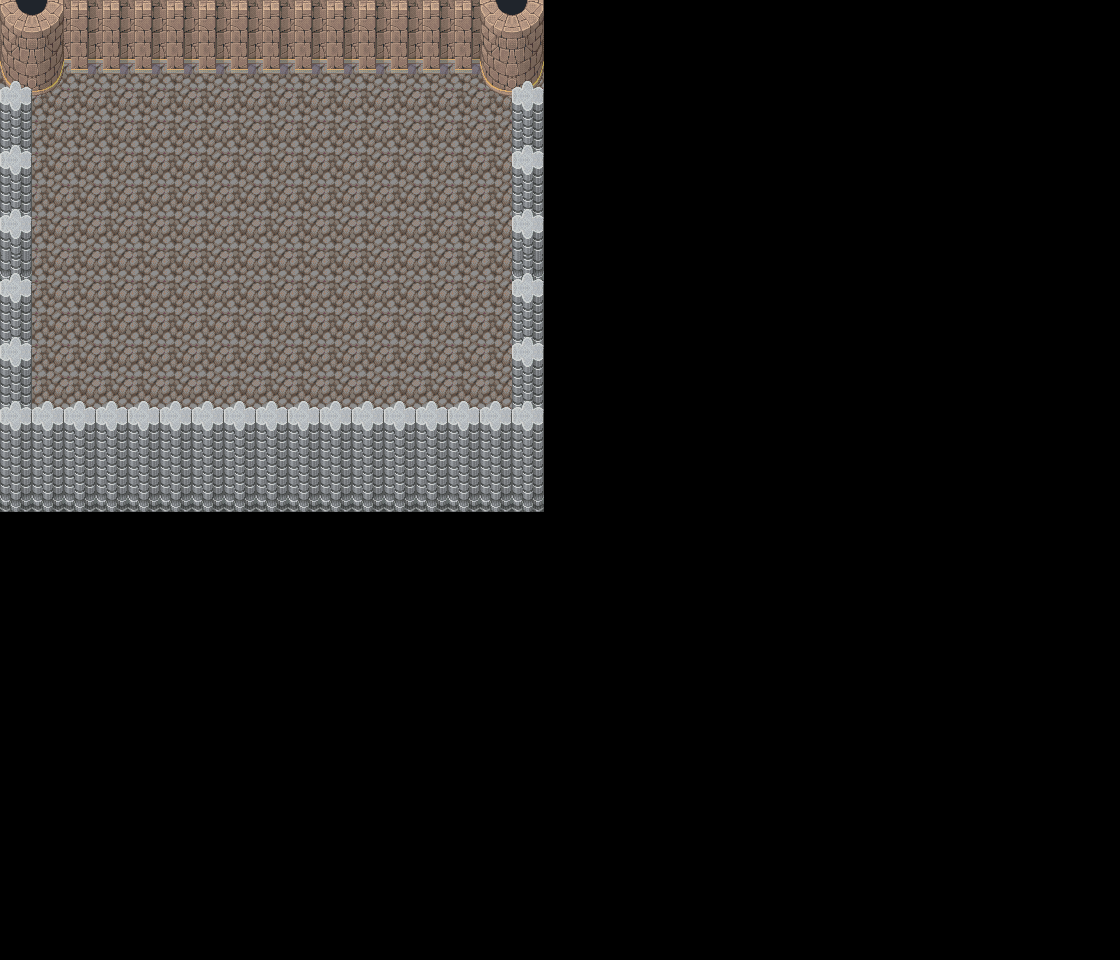

The image is a tile-based game level rendered from a .tmx file. Its description and source (layers, tilesets, objects; grid data summarised) follow:
An orthogonal 35x30 tile map with 32x32 px tiles, 3 tile layers (Suelo2, Paredes, Paredes2), 3 tilesets.

<map version="1.0" orientation="orthogonal" renderorder="right-down" width="35" height="30" tilewidth="32" tileheight="32" nextobjectid="107">
 <tileset firstgid="1" name="Player" tilewidth="32" tileheight="32" tilecount="12" columns="3">
  <image source="../images/character.png" width="96" height="128" />
  <tile id="0">
   <properties>
    <property name="Class" value="Player" />
   </properties>
  </tile>
 </tileset>
 <tileset firstgid="13" name="Mi_seleccion" tilewidth="32" tileheight="32" tilecount="81" columns="9">
  <image source="../images/Mi_seleccion.png" width="288" height="288" />
  <tile id="4">
   <properties>
    <property name="Class" value="Cofre" />
   </properties>
  </tile>
  <tile id="13">
   <properties>
    <property name="Class" value="Jarron" />
   </properties>
  </tile>
  <tile id="22">
   <properties>
    <property name="Class" value="Hierba" />
   </properties>
  </tile>
 </tileset>
 <tileset firstgid="94" name="galeria" tilewidth="32" tileheight="32" tilecount="4416" columns="8">
  <image source="../images/galeria.png" width="256" height="17664" />
 </tileset>
 <layer name="Suelo2" width="35" height="30">
  <properties>
   <property name="type" value="0" />
  </properties>
  <data>[1050 cells, 241 non-empty, 1 distinct tile ids]</data>
 </layer>
 <layer name="Paredes" width="35" height="30">
  <properties>
   <property name="collision" value="true" />
  </properties>
  <data>[1050 cells, 71 non-empty, 13 distinct tile ids]</data>
 </layer>
 <layer name="Paredes2" width="35" height="30">
  <properties>
   <property name="collision" value="true" />
  </properties>
  <data>[1050 cells, 82 non-empty, 4 distinct tile ids]</data>
 </layer>
</map>
